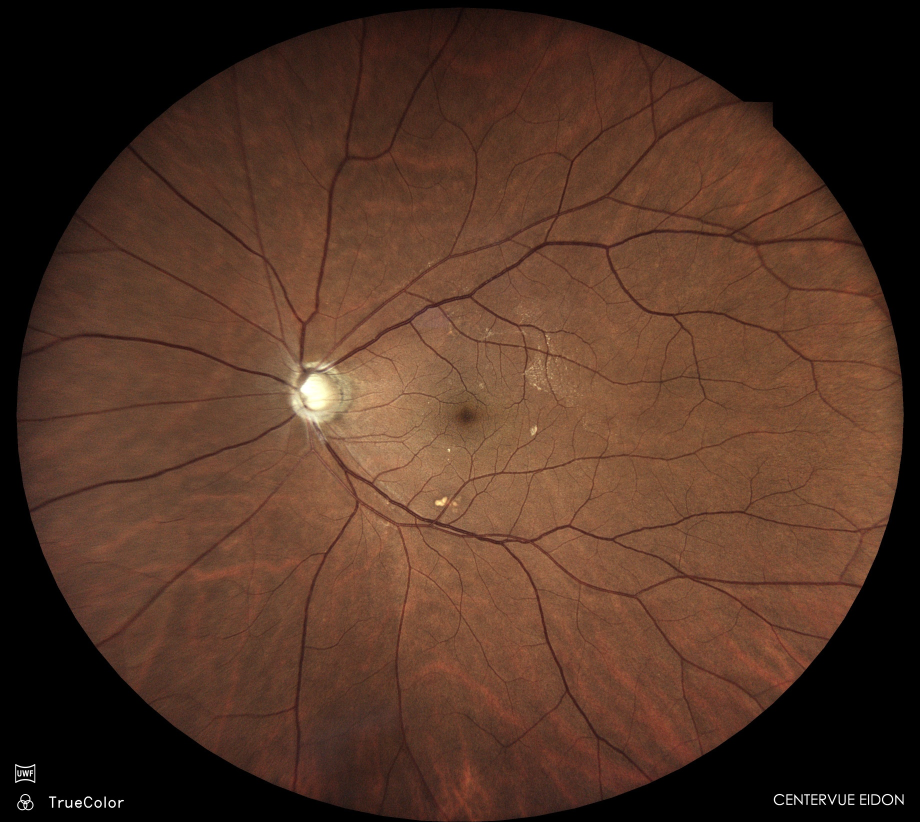
#> input picture dataset/test/1/Cmc-093-cmc093-2023-08-30T16_18_21Z-eidon_05075-left-0-visible-2023-08-30T16_19_17Z-2023-08-30T16_19_29Z-image-UWF.jpg, 1840 x 1644 px, found by its file name (shown at 1/2 size)
$ jupyter execute utils.ipynb
#> lines starting #> are read from the running program, lines starting #| are printed output that depends on the picture; pictures that were not available may be replaced by others from this repository, and a replacement may not be noted
#> further down, raw_image is the input picture: shape (1644, 1840, 3); mean B, G, R 37.2, 51.9, 81.3
[cell 1]
import os
import datetime
import cv2
from PIL import Image
import numpy as np
import matplotlib.pyplot as plt
from matplotlib import cm
from PIL import ImageFont, ImageDraw, Image

def create_report(imagename, prob, raw_image, heatmap):

#> called with prob = 0.7
    logo = 'icon/HKUMed_Department of Ophthalmology_Master Logo_AW_2022_Black.png'
    fontfile = 'icon/Arial.ttf'
    # imagename Cmc-093-cmc093-2023-08-30T16_18_21Z-eidon_05075-left-0-visible-2023-08-30T16_19_17Z-2023-08-30T16_19_29Z-image-UWF
    # get patient id, eyeside, date, time
    patient_id = ''.join(imagename.split('-')[:2])
    eyeside = 'Left' if 'left' in imagename else 'Right'
    date = ''.join(imagename.split('-')[3:]).split('T')[0]
    time = ''.join(imagename.split('-')[3:]).split('T')[1].split('Z')[0]

    # create report
    # a A4 size canvas
    canvas = np.zeros((int(3508), int(2480), 3), dtype=np.uint8) + 255

    # put logo at the top center
    logo = cv2.imread(logo)
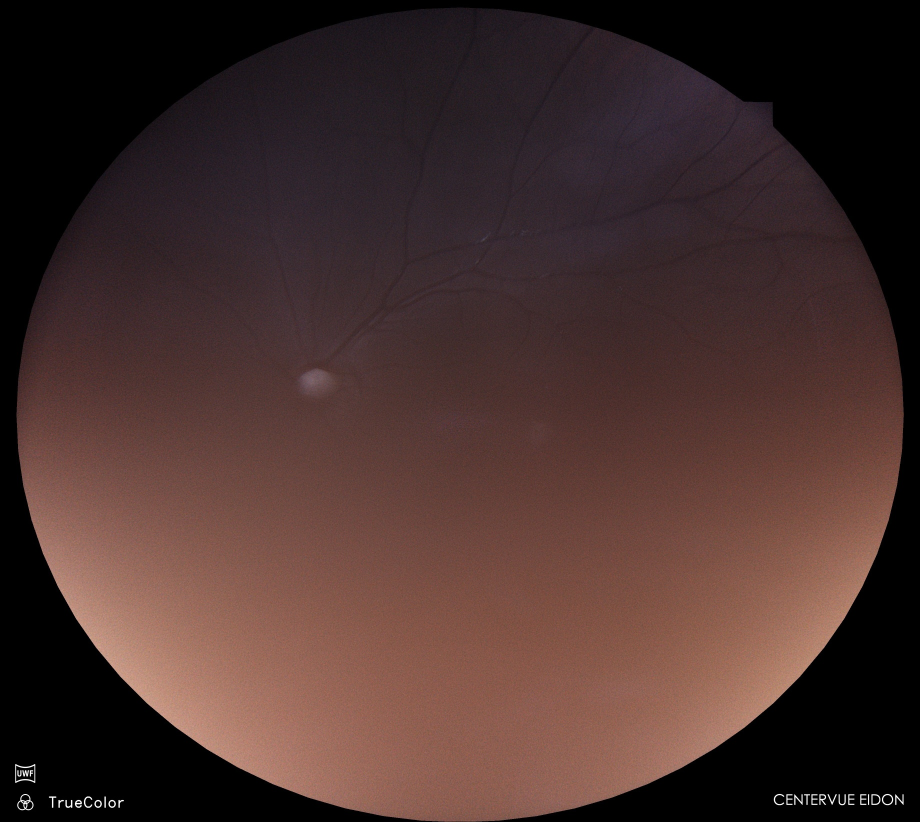
#> input picture dataset/test/1/CMC-224-CMC224-2023-08-18T15_24_00Z-eidon_05075-left-0-visible-2023-08-18T15_25_15Z-2023-08-18T15_26_10Z-image-UWF.jpg, 1840 x 1644 px, given in place of ed_Department of Ophthalmology_Master Logo_AW_2022_Black.png, which was not available (shown at 1/2 size)
#> logo is the input picture: shape (1644, 1840, 3); mean B, G, R 45, 48, 70.6
    logo = cv2.resize(logo, (int(2000), int(logo.shape[0] * 2000 / logo.shape[1])))
#> logo: shape (1786, 2000, 3)
    canvas[50:logo.shape[0]+50, int(2480/2-logo.shape[1]/2):int(2480/2+logo.shape[1]/2), :] = logo
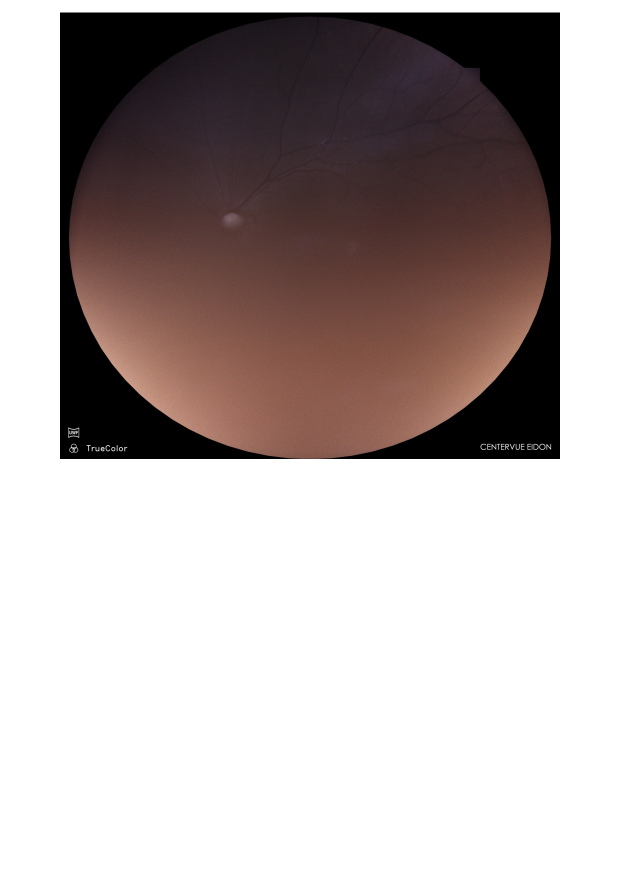
#> canvas: shape (3508, 2480, 3) (shown at 1/4 size); mean B, G, R 168.7, 170, 179.3

    # put patient id, eyeside, date, time
    canvas = Image.fromarray(canvas)
    draw = ImageDraw.Draw(canvas)

    # title at the center - Fundus Diagnostic Report
    draw.text((int(2480/2-650), 350), 'Fundus Diagnostic Report', font=ImageFont.truetype(fontfile, 100), fill=(0, 0, 0))

    arial = ImageFont.truetype(fontfile, 70)
    draw.text((150, 600), 'Patient ID : ' + patient_id.upper(), font=arial, fill=(0, 0, 0))
    draw.text((150, 700), 'Eye Side  : ' + eyeside, font=arial, fill=(0, 0, 0))
    draw.text((150, 800), 'Date         : ' + str(datetime.datetime.strptime(date, '%Y%m%d').strftime('%d/%m/%Y')), font=arial, fill=(0, 0, 0))
    draw.text((150, 900), 'Time         : ' + time.replace('_', ':'), font=arial, fill=(0, 0, 0))

    # draw a horizontal line
    draw.line((150, 1050, 2330, 1050), fill=(0, 0, 0), width=3)

    # put prob and a colorful bar with a arrow
    prob = round(prob, 3)
    # center, font bold, font size
    draw.text((int(2480/2-600)
        , 1100), "Probability Score of Glaucoma", font=ImageFont.truetype(fontfile, 80), fill=(0, 0, 0))
    draw.text((int(prob*2000+2480/2-1000-120), 1200), str(prob*100)+'%', font=ImageFont.truetype(fontfile, 120), fill=(0, 0, 0))
    # horizontal bar from 0 to 1
    cmap = cm.get_cmap('RdYlGn')
    bar = np.zeros((100, 2000, 3), dtype=np.uint8)
    for i in range(2000):
        bar[:, i, :] = np.array(cmap(i/2000)[:3]) * 255

    # put on center of the canvas
    canvas = np.array(canvas)
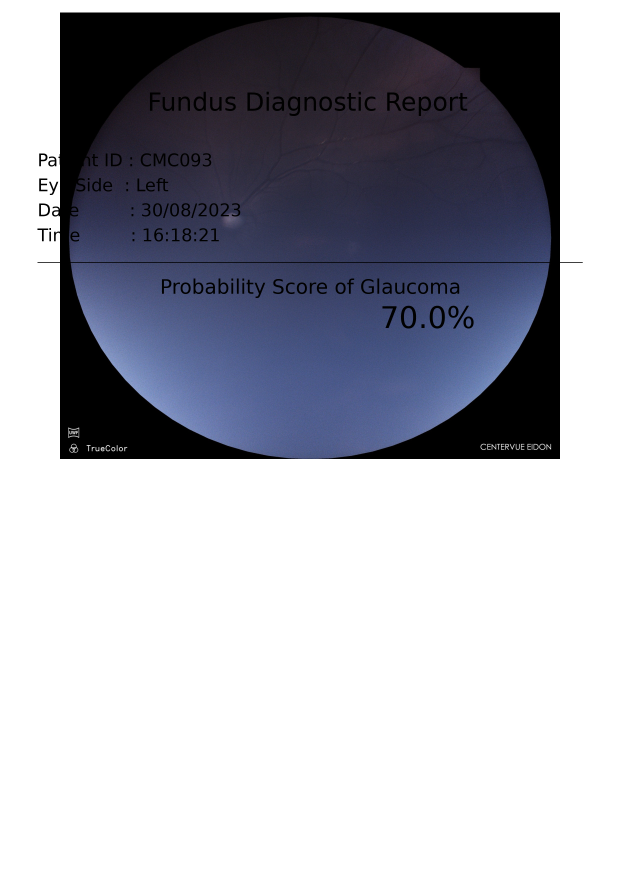
#> canvas: shape (3508, 2480, 3) (shown at 1/4 size); mean R, G, B 168, 169.3, 178.3
    canvas[1350:1450, int(2480/2-bar.shape[1]/2):int(2480/2+bar.shape[1]/2), :] = bar
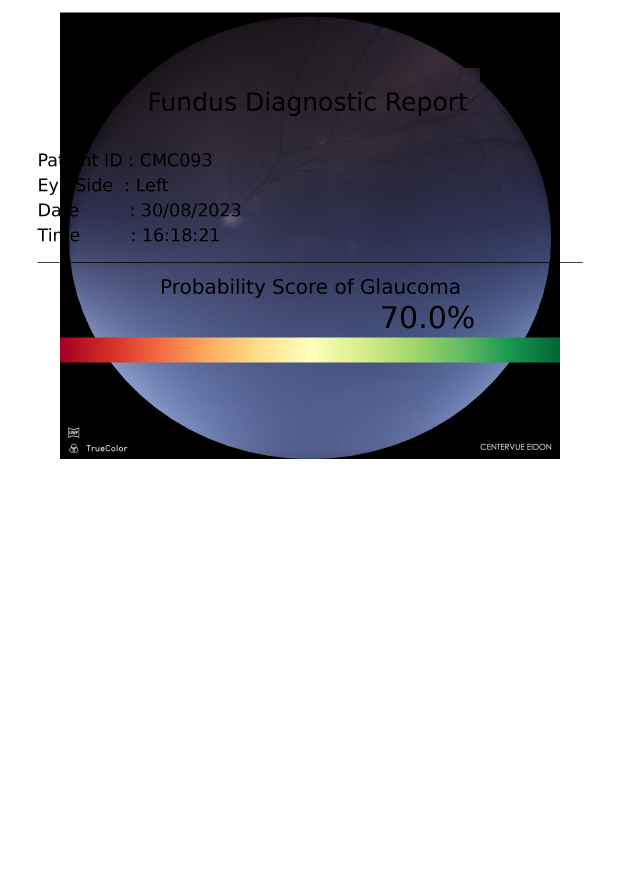
#> canvas: shape (3508, 2480, 3) (shown at 1/4 size); mean R, G, B 170.6, 171.2, 177.8

    canvas = Image.fromarray(canvas)
    draw = ImageDraw.Draw(canvas)
    # draw line
    draw.line((150, 1650, 2330, 1650), fill=(0, 0, 0), width=3)

    canvas = np.array(canvas)
    # put original image on the left and heatmap on the right
    raw_image = cv2.resize(raw_image, (int(1200), int(raw_image.shape[0] * 1200 / raw_image.shape[1])))
#> raw_image: shape (1072, 1200, 3)
    heatmap = cv2.resize(heatmap, (int(1200), int(heatmap.shape[0] * 1200 / heatmap.shape[1])))
    canvas[1700:1700+raw_image.shape[0], 1220-raw_image.shape[1]:1220, :] = raw_image
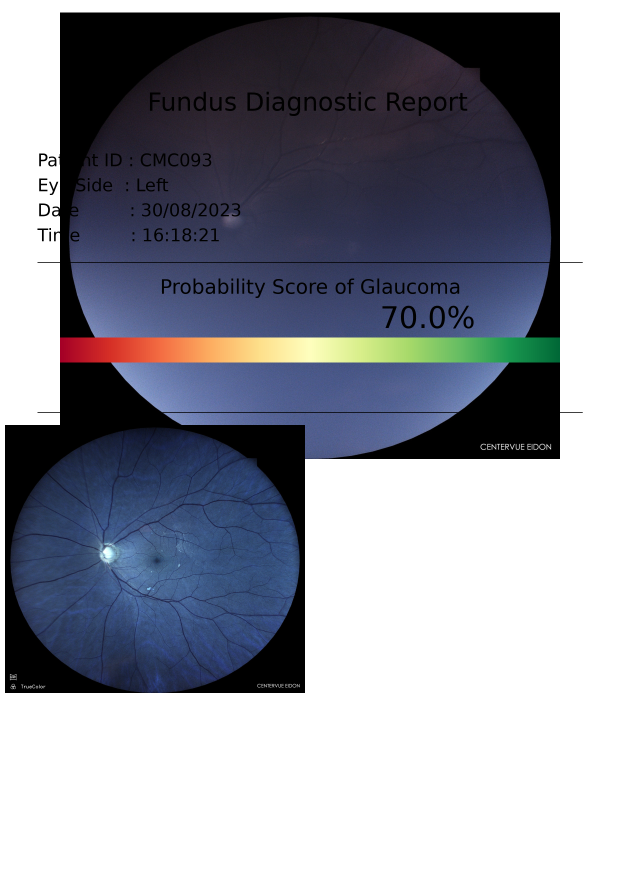
#> canvas: shape (3508, 2480, 3) (shown at 1/4 size); mean R, G, B 141.7, 144.4, 155.1
    canvas[1700:1700+heatmap.shape[0], 1260:1260+heatmap.shape[1], :] = heatmap
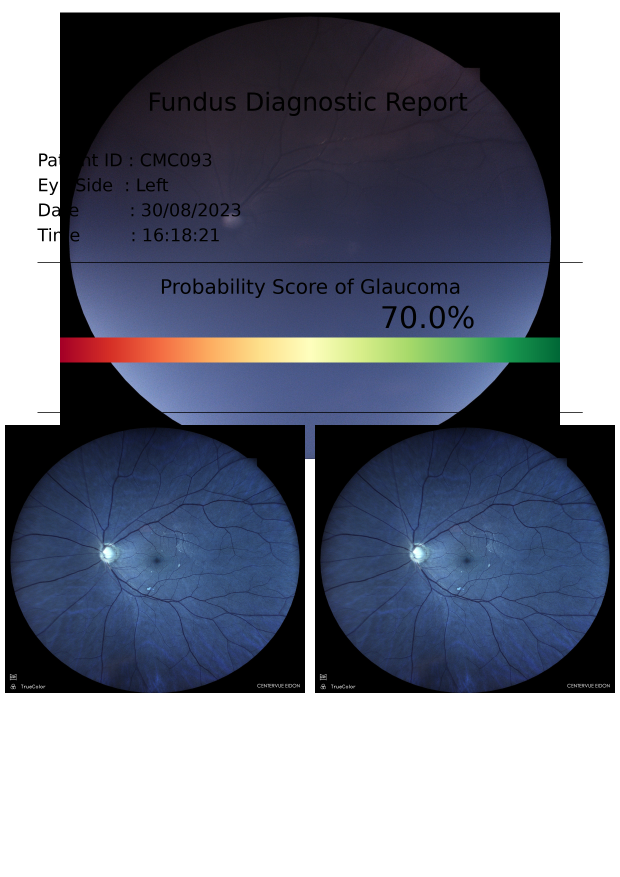
#> canvas: shape (3508, 2480, 3) (shown at 1/4 size); mean R, G, B 112.9, 117.7, 132.5

    fig = plt.figure(figsize=(10, 10))
    plt.imshow(canvas)
    # put arrow on the canvas
    arrow_props = dict(facecolor='black', arrowstyle='->')
    plt.annotate('', xy=(prob*2000+int(2480/2-bar.shape[1]/2), 1450), xytext=(prob*2000+int(2480/2-bar.shape[1]/2), 1550), arrowprops=arrow_props)
    plt.xticks([])
    plt.yticks([])

    plt.show()
    return

if __name__ == '__main__':
    raw_image = cv2.imread('/home/philip/Documents/Philip_4T/Glaucoma_fundus/x-resnet/Cmc-093-cmc093-2023-08-30T16_18_21Z-eidon_05075-left-0-visible-2023-08-30T16_19_17Z-2023-08-30T16_19_29Z-image-UWF.jpg')
    heatmap = cv2.imread('/home/philip/Documents/Philip_4T/Glaucoma_fundus/x-resnet/Cmc-093-cmc093-2023-08-30T16_18_21Z-eidon_05075-left-0-visible-2023-08-30T16_19_17Z-2023-08-30T16_19_29Z-image-UWF.jpg')
    create_report('Cmc-093-cmc093-2023-08-30T16_18_21Z-eidon_05075-left-0-visible-2023-08-30T16_19_17Z-2023-08-30T16_19_29Z-image-UWF', 0.7, raw_image, heatmap)
